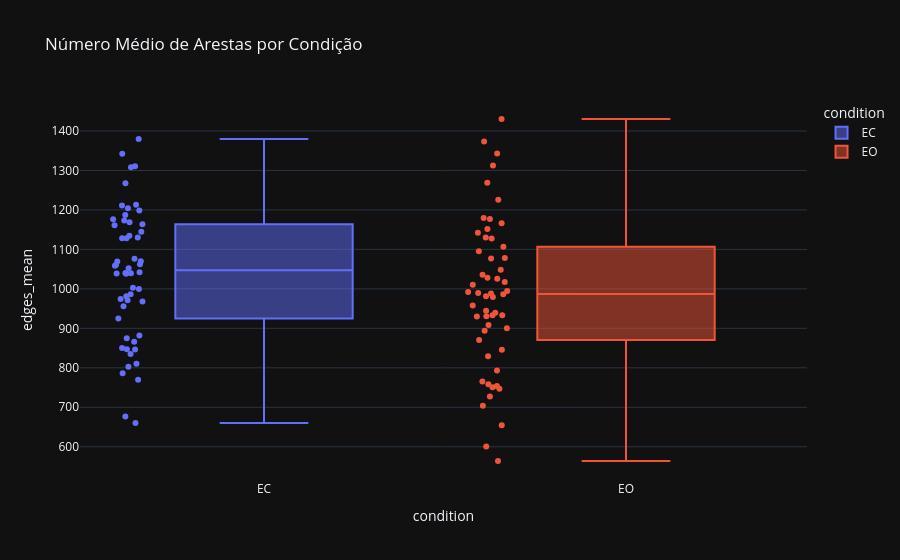

Here is the notebook cell this chart was saved with:
### Markdown cell above
Número médio de arestas

### Code cell
fig = px.box(
    df_global,
    x="condition",
    y="edges_mean",
    color="condition",
    points="all",
    title="Número Médio de Arestas por Condição"
)

fig.show()

### Figure 1 — Plotly figure (JSON) as saved in the notebook; plotly's stock layout.template omitted (floating-point values rounded to 4 significant figures)
{"data": [{"alignmentgroup": "True", "boxpoints": "all", "hovertemplate": "condition=%{x}<br>edges_mean=%{y}<extra></extra>", "legendgroup": "EC", "marker": {"color": "#636efa"}, "name": "EC", "notched": false, "offsetgroup": "EC", "orientation": "v", "showlegend": true, "type": "box", "x": ["EC", "EC", "EC", "EC", "EC", "EC", "EC", "EC", "EC", "EC", "EC", "EC", "EC", "EC", "EC", "EC", "EC", "EC", "EC", "EC", "EC", "EC", "EC", "EC", "EC", "EC", "EC", "EC", "EC", "EC", "EC", "EC", "EC", "EC", "EC", "EC", "EC", "EC", "EC", "EC", "EC", "EC", "EC", "EC", "EC", "EC", "EC", "EC", "EC", "EC", "EC", "EC", "EC", "EC"], "x0": " ", "xaxis": "x", "y": [676.8, 1038.0, 1042.0, 1173.0, 1204.0, 1069.0, 1040.0, 847.0, 1040.0, 850.4, 1213.0, 1267.0, 925.2, 1128.0, 835.1, 1199.0, 1003.0, 981.6, 956.2, 1164.0, 881.7, 1211.0, 1380.0, 1144.0, 810.4, 1308.0, 1342.0, 802.4, 769.7, 785.9, 1061.0, 1311.0, 1059.0, 660.2, 1177.0, 1130.0, 1187.0, 1077.0, 874.8, 846.1, 1062.0, 999.7, 1052.0, 986.1, 974.1, 1039.0, 1161.0, 865.8, 1128.0, 1169.0, 1070.0, 971.0, 967.7, 1134.0], "y0": " ", "yaxis": "y"}, {"alignmentgroup": "True", "boxpoints": "all", "hovertemplate": "condition=%{x}<br>edges_mean=%{y}<extra></extra>", "legendgroup": "EO", "marker": {"color": "#EF553B"}, "name": "EO", "notched": false, "offsetgroup": "EO", "orientation": "v", "showlegend": true, "type": "box", "x": ["EO", "EO", "EO", "EO", "EO", "EO", "EO", "EO", "EO", "EO", "EO", "EO", "EO", "EO", "EO", "EO", "EO", "EO", "EO", "EO", "EO", "EO", "EO", "EO", "EO", "EO", "EO", "EO", "EO", "EO", "EO", "EO", "EO", "EO", "EO", "EO", "EO", "EO", "EO", "EO", "EO", "EO", "EO", "EO", "EO", "EO", "EO", "EO", "EO", "EO", "EO", "EO", "EO", "EO"], "x0": " ", "xaxis": "x", "y": [758.6, 929.9, 1226.0, 1373.0, 933.2, 893.8, 765.1, 930.4, 1028.0, 939.6, 1152.0, 1343.0, 992.2, 986.2, 746.7, 1095.0, 900.2, 933.0, 994.6, 1142.0, 944.4, 1106.0, 1430.0, 1130.0, 870.6, 1312.0, 1269.0, 793.0, 829.3, 727.5, 750.5, 1177.0, 1079.0, 654.5, 981.3, 1077.0, 908.4, 989.6, 563.9, 600.6, 1026.0, 704.0, 988.4, 845.5, 957.8, 1017.0, 1166.0, 1036.0, 1049.0, 1128.0, 1010.0, 753.8, 979.3, 1180.0], "y0": " ", "yaxis": "y"}], "layout": {"boxmode": "overlay", "legend": {"title": {"text": "condition"}, "tracegroupgap": 0}, "title": {"text": "Número Médio de Arestas por Condição"}, "xaxis": {"anchor": "y", "categoryarray": ["EC", "EO"], "categoryorder": "array", "domain": [0, 1], "title": {"text": "condition"}}, "yaxis": {"anchor": "x", "domain": [0, 1], "title": {"text": "edges_mean"}}}}
